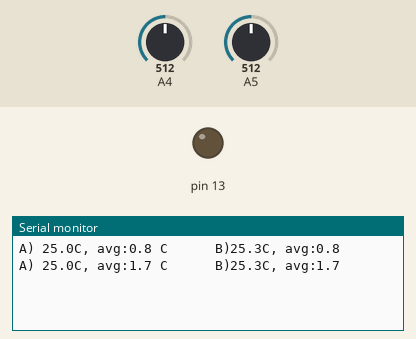
Recording of a sketch running on a simulated Arduino Uno, built with avr-gcc and run on an emulated ATmega328P. Parts: output pins drawn as LEDs (lit = HIGH), the last lines printed to the serial monitor. The test bench sets the inputs (shaded band); at power-on: A4 = 512, A5 = 512.

Above: at 2.8 s.
2.9 s: A4 set to 0
At 5.4 s:
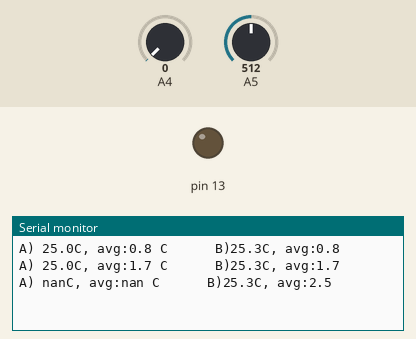
7.5 s: A5 set to 0
At 8.6 s:
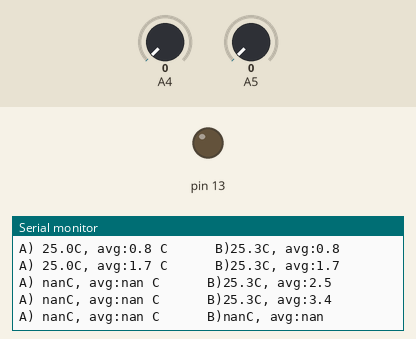
11.5 s: A4 set to 122
At 13.0 s:
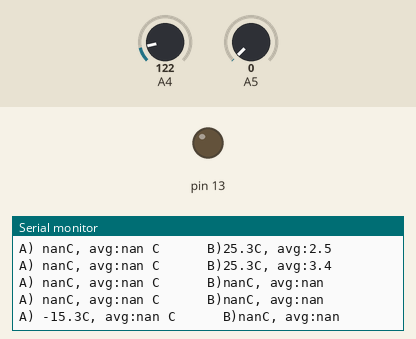
15.5 s: A5 set to 122
At 17.4 s:
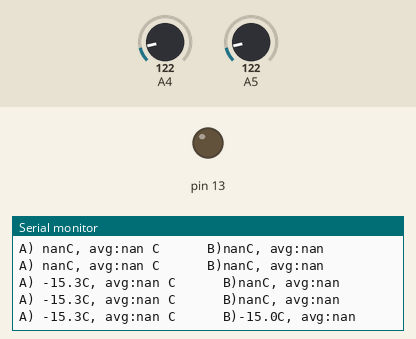

The sketch:

_2NTC.ino
```cpp
#include <math.h>

#define DELAY 2000
#define TERMPIN0 4
#define TERMPIN1 5
#define TERM_NUM 30

float vcc = 5.08;
float pad0 = 10010;                       // balance/pad resistor value
float pad1 = 9860;
float thermr = 10000;                   // thermistor nominal resistance
float aTerm[2][TERM_NUM];

float getTerm(int termPIN, float pad = 10000)
{
  long Resistance;
  float Temp;
  Resistance=pad*((1024.0 / analogRead(termPIN)) - 1);
  Temp = log(Resistance);
  Temp = 1 / (0.001129148 + (0.000234125 * Temp) + (0.0000000876741 * Temp * Temp * Temp));
  Temp = Temp - 273.15;
  return Temp;
}

void addTerm(int num, float term)
{
  for(int i=0; i<TERM_NUM-1; i++)
    aTerm[num][i] = aTerm[num][i+1];
  aTerm[num][TERM_NUM-1] = term;
}

float avgTerm(int num)
{
  float res = 0;
  for(int i=0; i<TERM_NUM; i++)
    res = res + aTerm[num][i];
  return res / TERM_NUM;
}

void setup()
{
  pinMode(13, OUTPUT);
  Serial.begin(115200);
  for(int i=0; i<TERM_NUM; i++)
    for(int j=0; j<2; j++)
      aTerm[j][i] = 0;
}


void loop()
{
  float term0, term1;
  term0 = getTerm(TERMPIN0, pad0);
  addTerm(0, term0);
  term1 = getTerm(TERMPIN1, pad1);
  addTerm(1, term1);

  Serial.print("A) ");
  Serial.print(term0, 1);
  Serial.print("C, avg:");
  Serial.print(avgTerm(0), 1);
  Serial.print(" C      B)");
  Serial.print(term1, 1);
  Serial.print("C, avg:");
  Serial.print(avgTerm(1), 1);
  Serial.println("");
  delay(DELAY);
}
```

Measured:
- after the input at 2.9 s, the serial monitor: prints a new line after 1.1 s (image 1)
- after the input at 7.5 s, the serial monitor: prints a new line after 0.51 s (image 2)
- after the input at 11.5 s, the serial monitor: prints a new line after 0.51 s (image 3)
- after the input at 15.5 s, the serial monitor: prints a new line after 0.52 s (image 4)
